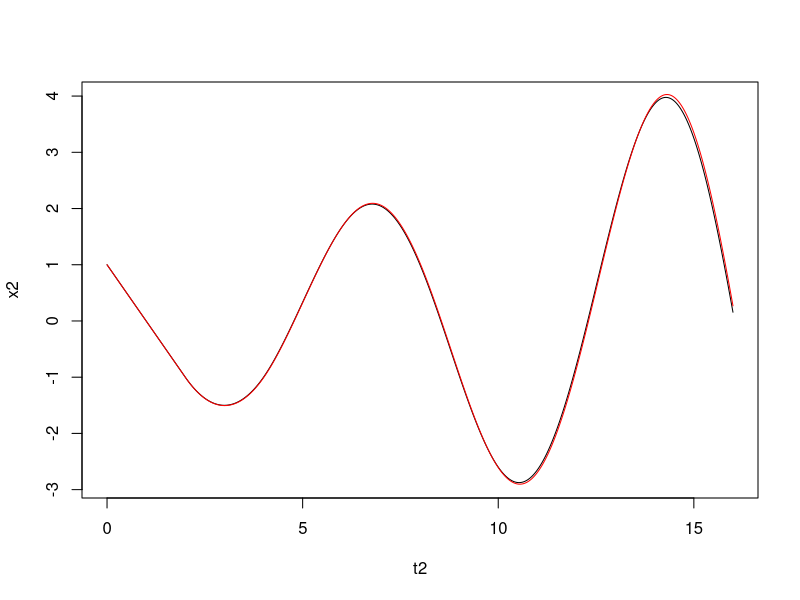

Generate this figure with R:
# solucion de la ecuacion x'(t) = -x(t-T) para t >= 0
# con x(t)=1 para t en [-T,0]


t2=5

#======================= solucion analitica con retardo

tao = 2
del1 = .1
n = tao/del1+1

t = seq(0,1,length.out = 100)

nrep = 8

t2 = c()
x2 = c()

for (n in 1:nrep){
  #n = 2
  tt = tao*t+(n-1)*tao
  x = 1
  for (k in 1:n){
    x = x + (-1)^k * (tt-(k-1)*tao)^k / factorial(k)
  }
  t2 = c(t2, tt)
  x2 = c(x2, x)
}

#print(length(t2))
#print(length(x2))
#print(t2)
#print(x2)
plot(t2,x2, type='l')


#======================= solucion numerica con  retardo

tao = 2
del1 = .01
n = tao/del1+1

t = seq(0,tao,length.out = n)
y = rep(1, n)

nrep = 8
#cat('nrep:', nrep, '\n')

tt = t

for (i in 2:nrep){
  tt = c(tt, (i-1)*tao+t[2:n])
}

print('tt')
print(tt)

nt = length(tt)

yy = rep(0,nt)

y1 = y[1]
yy[1] = y1

for (i in 2:n){
  y2 = y1 - del1*y[i]
  yy[i] = y2
  y1 = y2
}

#print('yy')
#print(yy)

#print('y1')
#print(y1)

for (i in (n+1):nt){
  y2 = y1 - del1*yy[i-n]
  yy[i] = y2
  y1 = y2
}

#print(tt)
#print(yy)

#print(length(tt))
#print(length(yy))

points(tt, yy, type='l', col='red')
